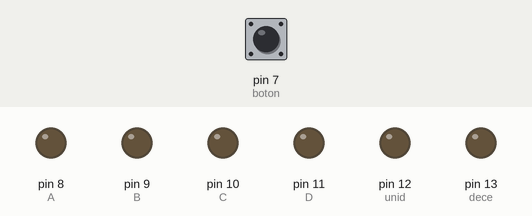
Simulated run of this sketch. Board: Arduino Uno, built with avr-gcc and run on an emulated ATmega328P. Shown: output pins drawn as LEDs (lit = HIGH). Dashed ring = blinking. Inputs (shaded band) come from the test bench; at power-on: pin 7 (boton) LOW.

Above: at 1.2 s.
1.3 s: pin 7 (boton) pulled HIGH for 1 s
At 2.8 s:
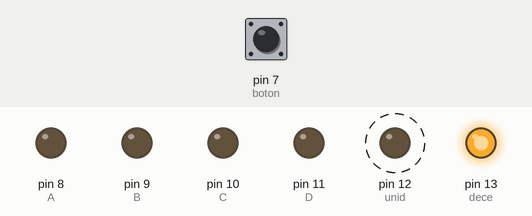
3.9 s: pin 7 (boton) pulled HIGH for 0.15 s
At 5.5 s:
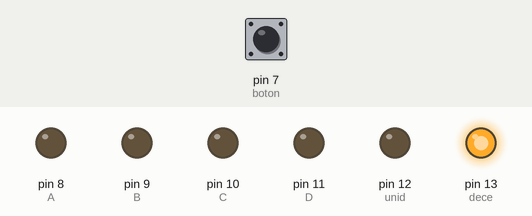
5.8 s: pin 7 (boton) pulled HIGH for 0.15 s
At 6.05 s:
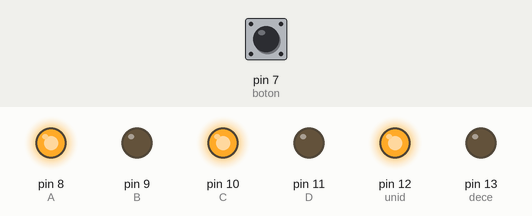
7.7 s: pin 7 (boton) pulled HIGH for 3.2 s
At 11.7 s:
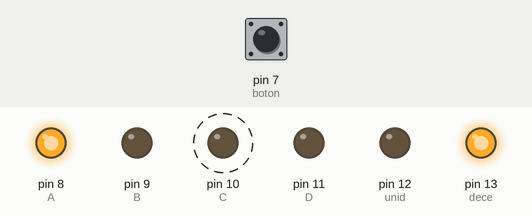
12.4 s: pin 7 (boton) pulled HIGH for 0.15 s
At 13.2 s:
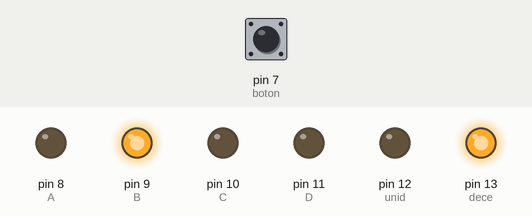
14.3 s: pin 7 (boton) pulled HIGH for 1 s
At 16.3 s:
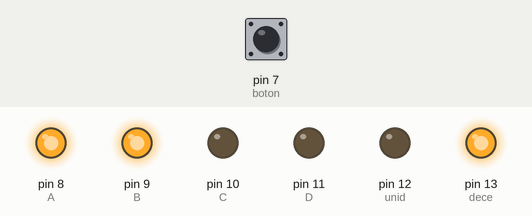
Timing chart, 0 to 17.8 s (numbered marks = the images above; inputs shaded):
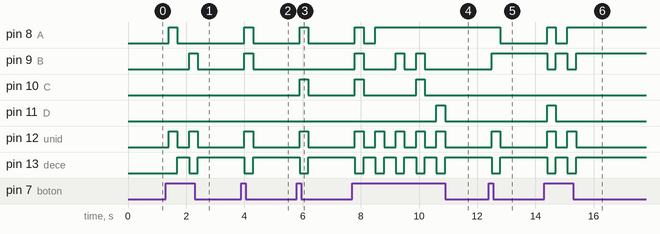

Measured:
- after the input at 1.3 s, pin 8 (A): LOW → HIGH after 0.10 s, → LOW 0.30 s later; pin 9 (B): LOW → HIGH after 0.80 s, → LOW 0.30 s later; pin 12 (unid): alternates HIGH for 0.30 s and LOW for 0.40 s, 4 changes in all, then stays LOW, starting after 0.10 s; pin 13 (dece): LOW → HIGH after 0.40 s, → LOW 0.40 s later, → HIGH 0.30 s later
- after the input at 3.9 s, pin 8 (A), pin 9 (B), pin 12 (unid): LOW → HIGH after 0.10 s, → LOW 0.30 s later; pin 13 (dece): HIGH → LOW after 0.10 s, → HIGH 0.30 s later
- after the input at 5.8 s, pin 8 (A), pin 10 (C), pin 12 (unid): LOW → HIGH after 0.10 s, → LOW 0.30 s later; pin 13 (dece): HIGH → LOW after 0.10 s, → HIGH 0.30 s later
- after the input at 7.7 s, pin 8 (A): LOW → HIGH after 0.10 s, → LOW 0.30 s later, → HIGH 0.40 s later; pin 9 (B): goes HIGH 0.30 s, LOW 1.1 s, HIGH 0.30 s, LOW 0.40 s, HIGH 0.30 s, then LOW, starting after 0.10 s
- after the input at 12.4 s, pin 8 (A): HIGH → LOW after 0.40 s; pin 9 (B): LOW → HIGH after 0.10 s; pin 12 (unid): LOW → HIGH after 0.10 s, → LOW 0.30 s later; pin 13 (dece): HIGH → LOW after 0.10 s, → HIGH 0.30 s later
- after the input at 14.3 s, pin 8 (A): LOW → HIGH after 0.10 s, → LOW 0.30 s later, → HIGH 0.40 s later; pin 9 (B): alternates HIGH for 0.40 s and LOW for 0.30 s, 4 changes in all, then stays HIGH, starting after 0.10 s

The sketch:

Vassquez_Juan_Deber2.ino
```cpp
/*JUAN JOSÉ VÁSQUEZ
 * SISTEMAS EMBEBIDOS
 * DEBER 2
 *
 */
//DECLARO MIS VARIABLES INDICANDO CADA UNO DE LOS PUERTOS
const int A=8;
const int B=9;
const int C=10;
const int D=11;
const int boton=7;
const int unid=12;
const int dece=13;
int cont=0;
int uni;
int dec;


void setup() {
 pinMode(A,OUTPUT);
 pinMode(B,OUTPUT);
 pinMode(C,OUTPUT);
 pinMode(D,OUTPUT);
 pinMode(boton,INPUT);
 pinMode(unid,OUTPUT);
 pinMode(dece,OUTPUT);

}

void loop(){
  //CONDICIONO PARA QUE CUANDO EL BOTON SE ENCIENDA COMIENCE A CONTAR CADA UNO DE LOS NUMEROS PRIMOS
   if(digitalRead(boton)==HIGH){
      delay(100);//DELAY DE 100ms
      if(cont<=26){//ESTABLEZCO LOS CASOS PARA QUE ME CUENTE UNICAMENTE LOS NUMEROS PRIMOS
        cont++;
        switch(cont){
        case 1:
          uni=1;
          dec=0;
          break;
        case 2:
          uni=2;
          dec=0;
          break;
        case 3:
          uni=3;
          dec=0;
          break;
        case 4:
          uni=5;
          dec=0;
          break;
         case 5:
          uni=7;
          dec=0;
          break;
         case 6:
          uni=1;
          dec=1;
          break;
         case 7:
          uni=3;
          dec=1;
          break;
         case 8:
          uni=7;
          dec=1;
          break;
         case 9:
          uni=9;
          dec=1;
          break;
         case 10:
          uni=3;
          dec=2;
          break;
         case 11:
          uni=9;
          dec=2;
          break;
         case 12:
          uni=1;
          dec=3;
          break;
         case 13:
          uni=7;
          dec=3;
          break;
         case 14:
          uni=1;
          dec=4;
          break;
         case 15:
          uni=3;
          dec=4;
          break;
         case 16:
          uni=7;
          dec=4;
          break;
         case 17:
          uni=3;
          dec=5;
          break;
         case 18:
          uni=9;
          dec=5;
          break;
         case 19:
          uni=1;
          dec=6;
          break;
         case 20:
          uni=7;
          dec=6;
          break;
         case 21:
          uni=1;
          dec=7;
          break;
         case 22:
          uni=3;
          dec=7;
          break;
         case 23:
          uni=9;
          dec=7;
          break;
         case 24:
          uni=3;
          dec=8;
          break;
         case 25:
          uni=9;
          dec=8;
          break;
         case 26:
          uni=7;
          dec=9;
          break;

        }

    }
    digitalWrite(unid,HIGH);
         digitalWrite(dece,LOW);
         contador(uni);
         delay(300);
         digitalWrite(unid,LOW);
         digitalWrite(dece,HIGH);
         contador(dec);
         delay(300);

}}

   //ESTABLEZCO UN METODO EL CUAL ME IMPRIMIRÁ EN CADA DISPLAY LOS NUMEROS DEL 0 AL 9 EN LOS DISPLAYS DE 7 SEGMENTOS
void contador(int num){
   switch(num){
  case 0:
  digitalWrite(A,LOW);
  digitalWrite(B,LOW);
  digitalWrite(C,LOW);
  digitalWrite(D,LOW);
  break;

  case 1:
  digitalWrite(A,HIGH);
  digitalWrite(B,LOW);
  digitalWrite(C,LOW);
  digitalWrite(D,LOW);
  break;

  case 2:
  digitalWrite(A,LOW);
  digitalWrite(B,HIGH);
  digitalWrite(C,LOW);
  digitalWrite(D,LOW);
  break;

   case 3:
  digitalWrite(A,HIGH);
  digitalWrite(B,HIGH);
  digitalWrite(C,LOW);
  digitalWrite(D,LOW);
  break;

   case 4:
  digitalWrite(A,LOW);
  digitalWrite(B,LOW);
  digitalWrite(C,HIGH);
  digitalWrite(D,LOW);
  break;

   case 5:
  digitalWrite(A,HIGH);
  digitalWrite(B,LOW);
  digitalWrite(C,HIGH);
  digitalWrite(D,LOW);
  break;
   case 6:
  digitalWrite(A,LOW);
  digitalWrite(B,HIGH);
  digitalWrite(C,HIGH);
  digitalWrite(D,LOW);
  break;
   case 7:
  digitalWrite(A,HIGH);
  digitalWrite(B,HIGH);
  digitalWrite(C,HIGH);
  digitalWrite(D,LOW);
  break;
   case 8:
  digitalWrite(A,LOW);
  digitalWrite(B,LOW);
  digitalWrite(C,LOW);
  digitalWrite(D,HIGH);
  break;
   case 9:
  digitalWrite(A,HIGH);
  digitalWrite(B,LOW);
  digitalWrite(C,LOW);
  digitalWrite(D,HIGH);
  break;
  }
}
```
